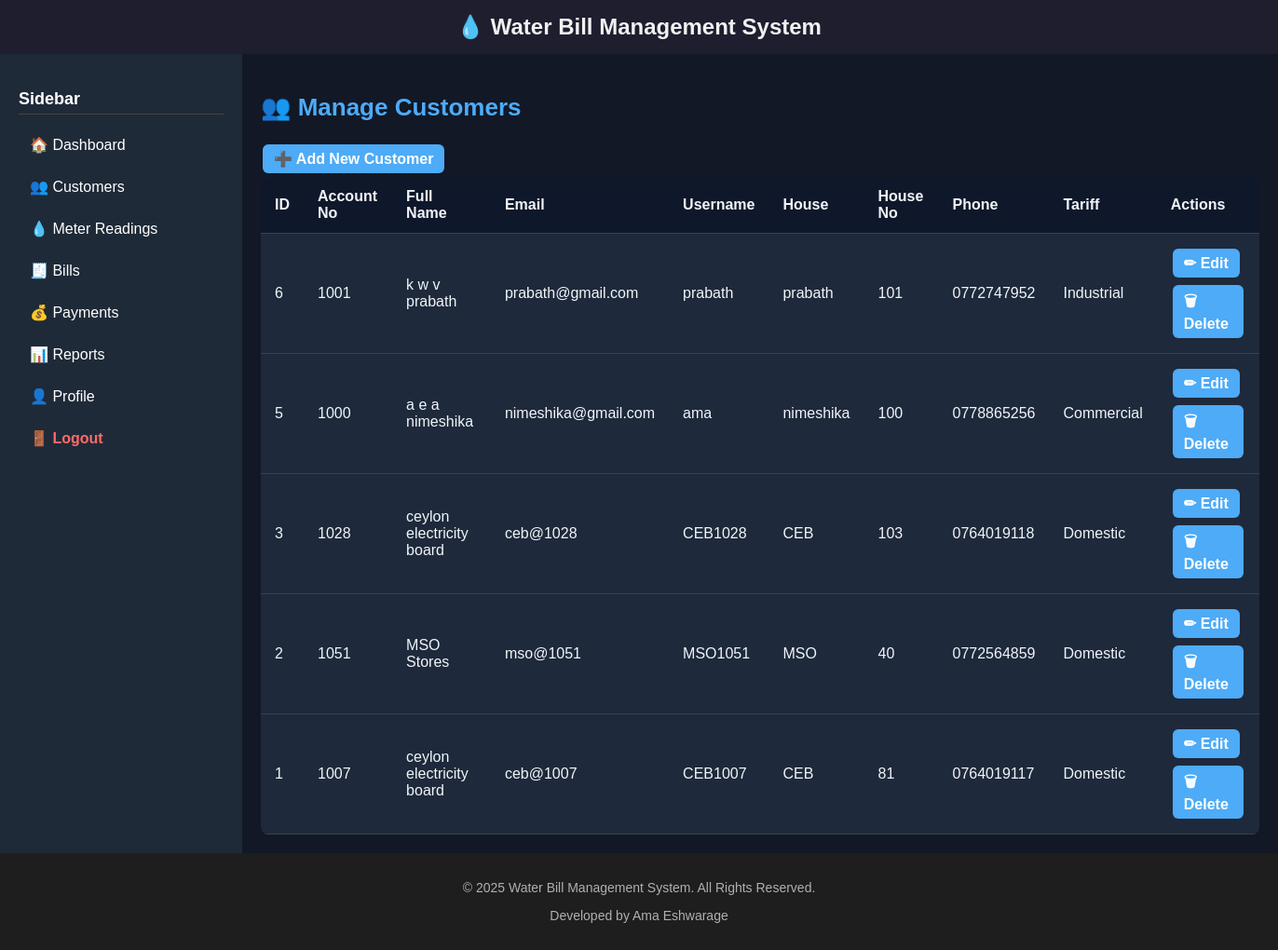
/customers.php (signed in), run on the app's committed database.
### tables this page shows
CREATE TABLE `customer` (
  `customer_id` int(11) NOT NULL,
  `account_no` varchar(50) NOT NULL,
  `name` varchar(100) NOT NULL,
  `email` varchar(100) NOT NULL,
  `username` varchar(50) NOT NULL,
  `house` varchar(255) NOT NULL,
  `house_no` varchar(50) NOT NULL,
  `phone` varchar(20) NOT NULL,
  `tariff` enum('domestic','commercial','industrial') NOT NULL,
  `connection_status` enum('active','disconnected','hold','read_bill') NOT NULL DEFAULT 'active',
  `password` varchar(255) NOT NULL,
  `created_at` timestamp NOT NULL DEFAULT current_timestamp()
);

### customers.php (the view, shortened to what this page needs)
<?php
require_once("../includes/header.php");
require_once("../config.php");
$sql = "SELECT * FROM customer ORDER BY customer_id DESC";
$result = $conn->query($sql);
?>
<div class="page-wrapper">
    <div class="sidebar">
        <h3>Sidebar</h3>
        <a href="dashboard.php">🏠 Dashboard</a>
        <a href="customers.php">👥 Customers</a>
        <a href="meter_readings.php">💧 Meter Readings</a>
        <a href="bills.php">🧾 Bills</a>
        <a href="payments.php">💰 Payments</a>
        <a href="reports.php">📊 Reports</a>
        <a href="profile.php">👤 Profile</a>
        <a href="../auth/logout.php" class="logout-btn">🚪 Logout</a>
    </div>
    <div class="main-content">
        <h2>👥 Manage Customers</h2>
        <a href="add_customer.php" class="btn">➕ Add New Customer</a>
        <?php if ($result && $result->num_rows > 0): ?>
            <table>
                <thead>
                    <tr>
                        <th>ID</th>
                        <th>Account No</th>
                        <th>Full Name</th>
                        <th>Email</th>
                        <th>Username</th>
                        <th>House</th>
                        <th>House No</th>
                        <th>Phone</th>
                        <th>Tariff</th>
                        <th>Actions</th>
                    </tr>
                </thead>
                <tbody>
                    <?php while ($customer = $result->fetch_assoc()): ?>
                        <tr>
                            <td><?php echo $customer['customer_id']; ?></td>
                            <td><?php echo htmlspecialchars($customer['account_no']); ?></td>
                            <td><?php echo htmlspecialchars($customer['name']); ?></td>
                            <td><?php echo htmlspecialchars($customer['email']); ?></td>
                            <td><?php echo htmlspecialchars($customer['username']); ?></td>
                            <td><?php echo htmlspecialchars($customer['house']); ?></td>
                            <td><?php echo htmlspecialchars($customer['house_no']); ?></td>
                            <td><?php echo htmlspecialchars($customer['phone']); ?></td>
                            <td><?php echo ucfirst($customer['tariff']); ?></td>
                            <td>
                                <a href="edit_customer.php?id=<?php echo $customer['customer_id']; ?>" class="btn">✏ Edit</a>
                                <a href="customers.php?delete_id=<?php echo $customer['customer_id']; ?>" class="btn" onclick="return confirm('Are you sure you want to delete this customer?');">🗑 Delete</a>
                            </td>
                        </tr>
                    <?php endwhile; ?>
                </tbody>
            </table>
        <?php else: ?>
            <p>⚠ No customers found.</p>
        <?php endif; ?>
    </div>
</div>
<?php
require_once("../includes/footer.php");
?>

### style.css (style rules this page uses)
body { font-family: Arial, sans-serif; margin: 0; padding: 0; background-color: #173450; color: #E0E0E0; }
.btn { display: inline-block; padding: 12px 25px; margin: 10px; border-radius: 8px; text-decoration: none; font-size: 16px; font-weight: bold; transition: all 0.3s ease; }

### customers.php (style rules this page uses)
.page-wrapper { display: flex; min-height: 80vh; background: #121826; }
.sidebar { width: 220px; background-color: #1f2a38; color: #fff; padding: 20px; flex-shrink: 0; }
.sidebar h3 { margin-bottom: 15px; font-size: 18px; border-bottom: 1px solid #444; padding-bottom: 5px; }
.sidebar a { display: block; color: #fff; text-decoration: none; margin: 10px 0; padding: 8px 12px; border-radius: 6px; transition: background 0.3s; }
.logout-btn { color: #ff6b6b !important; font-weight: bold; }
.main-content { flex-grow: 1; padding: 20px; color: #f1f1f1; }
.main-content h2 { margin-bottom: 20px; font-size: 26px; font-weight: bold; color: #4dabf7; }
.btn { display: inline-block; padding: 6px 12px; margin: 4px 2px; border-radius: 6px; text-decoration: none; background: #4dabf7; color: #fff; transition: background 0.3s; }
table { width: 100%; border-collapse: collapse; background: #1e293b; color: #f1f5f9; border-radius: 8px; overflow: hidden; }
th, td { padding: 12px 15px; border-bottom: 1px solid #374151; }
th { background: #0f172a; text-align: left; }

### data on the page
customer: customer_id "6", account_no "1001", name "k w v prabath", email "prabath@gmail.com", username "prabath", house "prabath", house_no "101", phone "0772747952", tariff "Industrial"
customer: customer_id "5", account_no "1000", name "a e a nimeshika", email "nimeshika@gmail.com", username "ama", house "nimeshika", house_no "100", phone "0778865256", tariff "Commercial"
customer: customer_id "3", account_no "1028", name "ceylon electricity board", email "ceb@1028", username "CEB1028", house "CEB", house_no "103", phone "0764019118", tariff "Domestic"
customer: customer_id "2", account_no "1051", name "MSO Stores", email "mso@1051", username "MSO1051", house "MSO", house_no "40", phone "0772564859", tariff "Domestic"
customer: customer_id "1", account_no "1007", name "ceylon electricity board", email "ceb@1007", username "CEB1007", house "CEB", house_no "81", phone "0764019117", tariff "Domestic"
